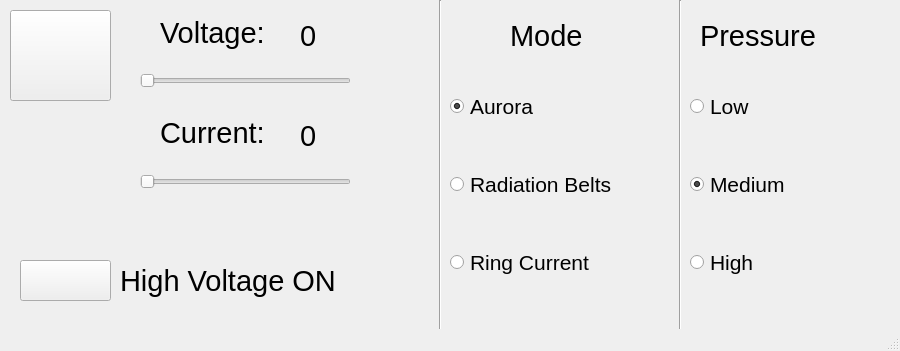
<?xml version="1.0" encoding="UTF-8"?>
<ui version="4.0">
 <class>MainWindow</class>
 <widget class="QMainWindow" name="MainWindow">
  <property name="geometry">
   <rect>
    <x>0</x>
    <y>0</y>
    <width>900</width>
    <height>351</height>
   </rect>
  </property>
  <property name="windowTitle">
   <string>Uiowa Planeterella</string>
  </property>
  <widget class="QWidget" name="centralwidget">
   <widget class="QLabel" name="modeLabel">
    <property name="geometry">
     <rect>
      <x>510</x>
      <y>20</y>
      <width>101</width>
      <height>31</height>
     </rect>
    </property>
    <property name="font">
     <font>
      <pointsize>22</pointsize>
     </font>
    </property>
    <property name="text">
     <string>Mode</string>
    </property>
   </widget>
   <widget class="Line" name="line">
    <property name="geometry">
     <rect>
      <x>430</x>
      <y>0</y>
      <width>20</width>
      <height>581</height>
     </rect>
    </property>
    <property name="orientation">
     <enum>Qt::Vertical</enum>
    </property>
   </widget>
   <widget class="QWidget" name="layoutWidget">
    <property name="geometry">
     <rect>
      <x>690</x>
      <y>50</y>
      <width>171</width>
      <height>271</height>
     </rect>
    </property>
    <layout class="QVBoxLayout" name="verticalLayout_2">
     <item>
      <widget class="QRadioButton" name="lowButton">
       <property name="font">
        <font>
         <pointsize>16</pointsize>
        </font>
       </property>
       <property name="text">
        <string>Low</string>
       </property>
       <property name="checked">
        <bool>false</bool>
       </property>
      </widget>
     </item>
     <item>
      <widget class="QRadioButton" name="medButton">
       <property name="font">
        <font>
         <pointsize>16</pointsize>
        </font>
       </property>
       <property name="text">
        <string>Medium</string>
       </property>
       <property name="checked">
        <bool>true</bool>
       </property>
      </widget>
     </item>
     <item>
      <widget class="QRadioButton" name="highButton">
       <property name="font">
        <font>
         <pointsize>16</pointsize>
        </font>
       </property>
       <property name="text">
        <string>High</string>
       </property>
      </widget>
     </item>
    </layout>
   </widget>
   <widget class="QLabel" name="pressureLabel">
    <property name="geometry">
     <rect>
      <x>700</x>
      <y>20</y>
      <width>151</width>
      <height>31</height>
     </rect>
    </property>
    <property name="font">
     <font>
      <pointsize>22</pointsize>
     </font>
    </property>
    <property name="text">
     <string>Pressure</string>
    </property>
   </widget>
   <widget class="QWidget" name="layoutWidget">
    <property name="geometry">
     <rect>
      <x>450</x>
      <y>50</y>
      <width>221</width>
      <height>271</height>
     </rect>
    </property>
    <layout class="QVBoxLayout" name="verticalLayout">
     <item>
      <widget class="QRadioButton" name="auroraButton">
       <property name="font">
        <font>
         <pointsize>16</pointsize>
        </font>
       </property>
       <property name="text">
        <string>Aurora</string>
       </property>
       <property name="checked">
        <bool>true</bool>
       </property>
      </widget>
     </item>
     <item>
      <widget class="QRadioButton" name="radiationButton">
       <property name="font">
        <font>
         <pointsize>16</pointsize>
        </font>
       </property>
       <property name="text">
        <string>Radiation Belts</string>
       </property>
      </widget>
     </item>
     <item>
      <widget class="QRadioButton" name="ringButton">
       <property name="font">
        <font>
         <pointsize>16</pointsize>
        </font>
       </property>
       <property name="text">
        <string>Ring Current</string>
       </property>
      </widget>
     </item>
    </layout>
   </widget>
   <widget class="Line" name="line_2">
    <property name="geometry">
     <rect>
      <x>670</x>
      <y>0</y>
      <width>20</width>
      <height>581</height>
     </rect>
    </property>
    <property name="orientation">
     <enum>Qt::Vertical</enum>
    </property>
   </widget>
   <widget class="QPushButton" name="powerButton">
    <property name="geometry">
     <rect>
      <x>10</x>
      <y>10</y>
      <width>101</width>
      <height>91</height>
     </rect>
    </property>
    <property name="styleSheet">
     <string notr="true">#powerButton{
background-color: transparent;
border-image: url(:/Power/Power.png);
background: none;
broder: none;
background-repeat: none;

}

#powerButton:pressed
{
	border-image: url(:/Power/PowerPressed.png);
}</string>
    </property>
    <property name="text">
     <string notr="true"/>
    </property>
    <property name="iconSize">
     <size>
      <width>90</width>
      <height>90</height>
     </size>
    </property>
   </widget>
   <widget class="QLabel" name="voltageLabelName">
    <property name="geometry">
     <rect>
      <x>160</x>
      <y>10</y>
      <width>131</width>
      <height>45</height>
     </rect>
    </property>
    <property name="font">
     <font>
      <pointsize>22</pointsize>
     </font>
    </property>
    <property name="text">
     <string>Voltage:</string>
    </property>
   </widget>
   <widget class="QPushButton" name="hvButton">
    <property name="geometry">
     <rect>
      <x>20</x>
      <y>260</y>
      <width>91</width>
      <height>41</height>
     </rect>
    </property>
    <property name="text">
     <string/>
    </property>
   </widget>
   <widget class="QLabel" name="hvLabel">
    <property name="geometry">
     <rect>
      <x>120</x>
      <y>260</y>
      <width>301</width>
      <height>41</height>
     </rect>
    </property>
    <property name="font">
     <font>
      <pointsize>22</pointsize>
     </font>
    </property>
    <property name="text">
     <string>High Voltage ON</string>
    </property>
   </widget>
   <widget class="QLabel" name="voltageLabel">
    <property name="geometry">
     <rect>
      <x>300</x>
      <y>10</y>
      <width>131</width>
      <height>51</height>
     </rect>
    </property>
    <property name="font">
     <font>
      <pointsize>22</pointsize>
     </font>
    </property>
    <property name="text">
     <string>0</string>
    </property>
   </widget>
   <widget class="QLabel" name="currentLabel">
    <property name="geometry">
     <rect>
      <x>300</x>
      <y>110</y>
      <width>131</width>
      <height>51</height>
     </rect>
    </property>
    <property name="font">
     <font>
      <pointsize>22</pointsize>
     </font>
    </property>
    <property name="text">
     <string>0</string>
    </property>
   </widget>
   <widget class="QLabel" name="currentLabelName">
    <property name="geometry">
     <rect>
      <x>160</x>
      <y>110</y>
      <width>131</width>
      <height>45</height>
     </rect>
    </property>
    <property name="font">
     <font>
      <pointsize>22</pointsize>
     </font>
    </property>
    <property name="text">
     <string>Current:</string>
    </property>
   </widget>
   <widget class="QSlider" name="voltageSlider">
    <property name="geometry">
     <rect>
      <x>140</x>
      <y>60</y>
      <width>211</width>
      <height>41</height>
     </rect>
    </property>
    <property name="orientation">
     <enum>Qt::Horizontal</enum>
    </property>
   </widget>
   <widget class="QSlider" name="currentSlider">
    <property name="geometry">
     <rect>
      <x>140</x>
      <y>161</y>
      <width>211</width>
      <height>41</height>
     </rect>
    </property>
    <property name="orientation">
     <enum>Qt::Horizontal</enum>
    </property>
   </widget>
  </widget>
  <widget class="QStatusBar" name="statusbar"/>
 </widget>
 <resources>
  <include location="icons.qrc"/>
 </resources>
 <connections/>
</ui>
